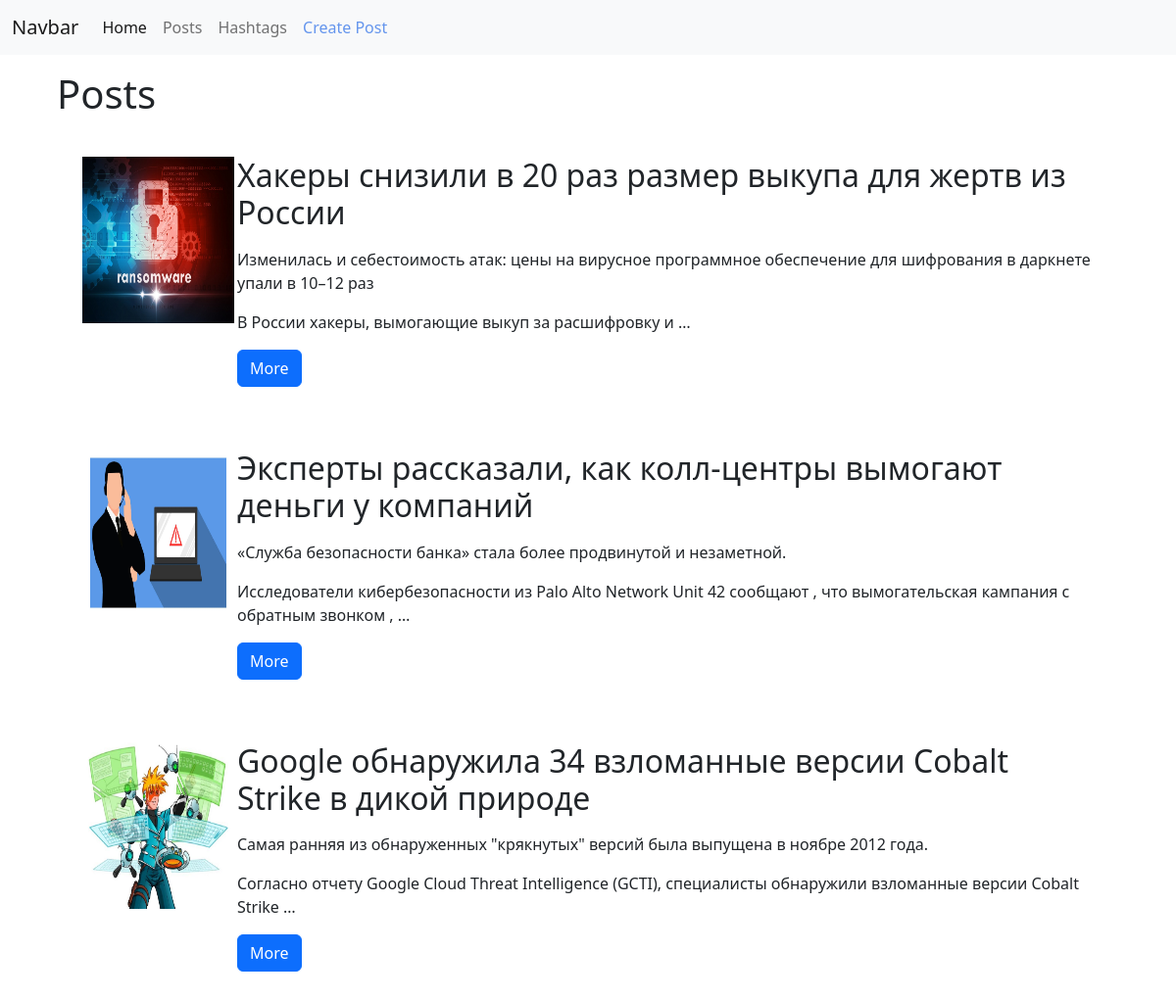
/posts/, run on the app's committed database.
### posts/models.py (models this page shows, shortened)
class Post(models.Model):
    author = models.ForeignKey(User, on_delete=models.CASCADE, null=True)
    image = models.ImageField()
    title = models.CharField(max_length=255)
    description = models.TextField()
    hashtags = models.ManyToManyField(Hashtag)

### posts/views.py (the view)
# urls.py: path('posts/', posts_view),
def posts_view(requests):
    if requests.method == "GET":
        hashtag_id = requests.GET.get('hashtags_id')
        if hashtag_id:
            posts = Post.objects.filter(hashtags__in=[hashtag_id])
        else:
            posts = Post.objects.all()
        posts = [{
            'id': post.id,
            'title': post.title,
            'image': post.image,
            'description': post.description,
            'hashtags': post.hashtags.all()
        } for post in posts]
        data = {
            'posts': posts
        }
        return render(requests, 'posts/posts.html', context=data)

### templates/posts/posts.html (shortened to what this page needs)
{% extends 'layouts/main.html' %}
{% block content %}
    <div class="container cpb" data-print="true">
        <h1 class="page-title pt-3 px-3">Posts</h1>
        <div class="posts">
            {% for post in posts %}
                <div class="card-post">
                    <div class="article-card-img" style="min-height: 170px; min-width: 158px">
                        <div class="article-img">
                            <img src="/media/{{ post.image }}/" style="height: 170px; width: 155px;">
                        </div>
                    </div>
                    <div class="article-card-details">
                        <h2 class="article-card-title">{{ post.title }}</h2>
                        <p>{{ post.description|linebreaks|truncatewords:25 }}</p>
                        <a href="/posts/{{ post.id }}/" class="btn btn-primary">More</a>
                    </div>
                </div>
            {% endfor %}
        </div>
    </div>
{% endblock %}

### templates/posts/posts.html (style rules this page uses)
.posts { display: flex; flex-wrap: wrap; margin-right: +10px; margin-left: +10px; content: normal; }
.card-post { height: auto; display: flex; flex-wrap: nowrap; width: 100%; align-items: stretch; padding: 2rem; }

### data on the page
Post: image (picture), title "Хакеры снизили в 20 раз размер выкупа для жертв из России", description "Изменилась и себестоимость атак: цены на вирусное программное обеспечение для шифрования в даркнете упали в 10–12 раз В России хакеры, вымогающие выкуп за расшифровку и …"
Post: image (picture), title "Эксперты рассказали, как колл-центры вымогают деньги у компаний", description "«Служба безопасности банка» стала более продвинутой и незаметной. Исследователи кибербезопасности из Palo Alto Network Unit 42 сообщают , что вымогательская кампания с обратным звонком , …"
Post: image (picture), title "Google обнаружила 34 взломанные версии Cobalt Strike в дикой природе", description "Самая ранняя из обнаруженных \"крякнутых\" версий была выпущена в ноябре 2012 года. Согласно отчету Google Cloud Threat Intelligence (GCTI), специалисты обнаружили взломанные версии Cobalt Strike …"
